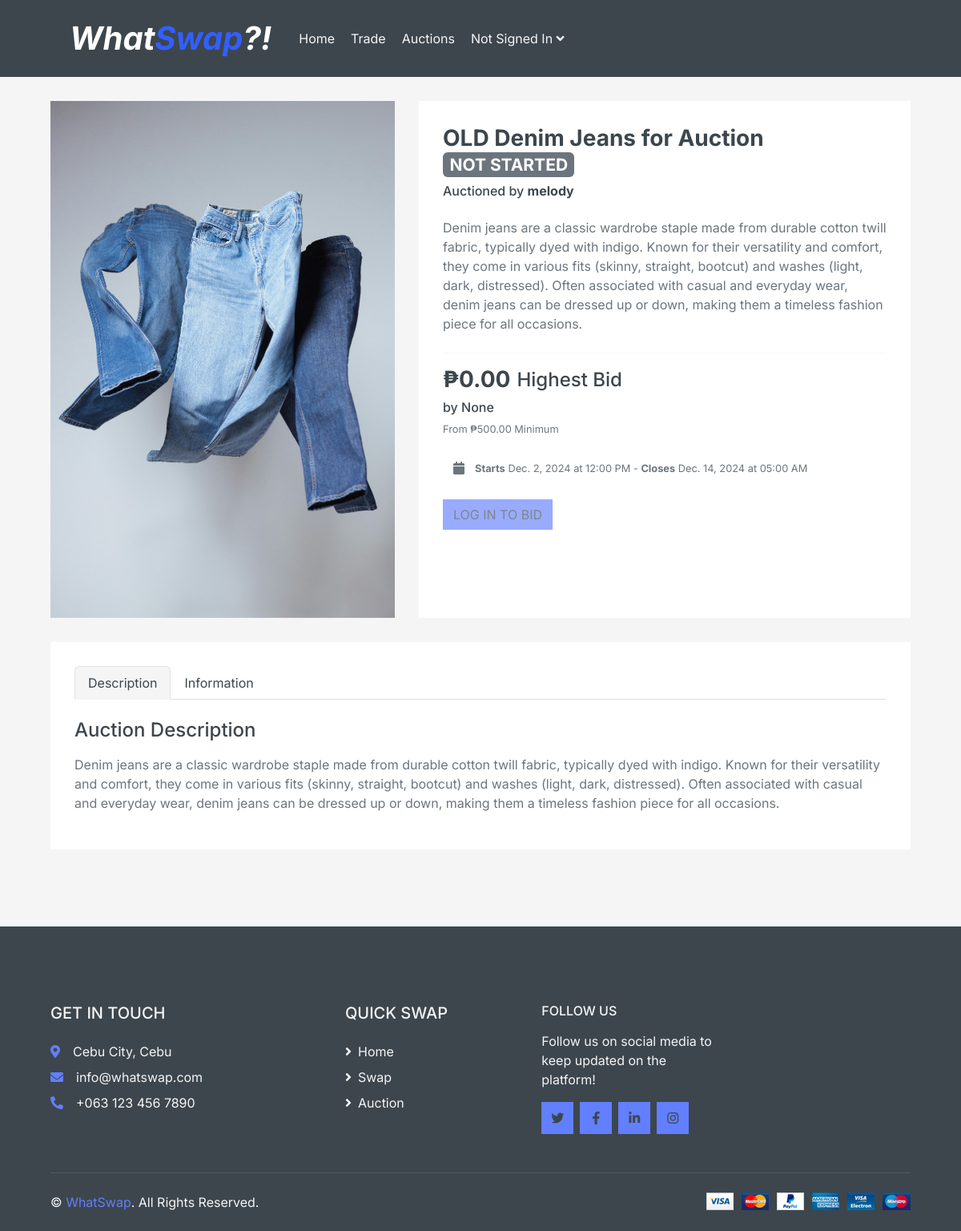
/auctions/auction_item/15/, run on an earlier commit of the app's database.
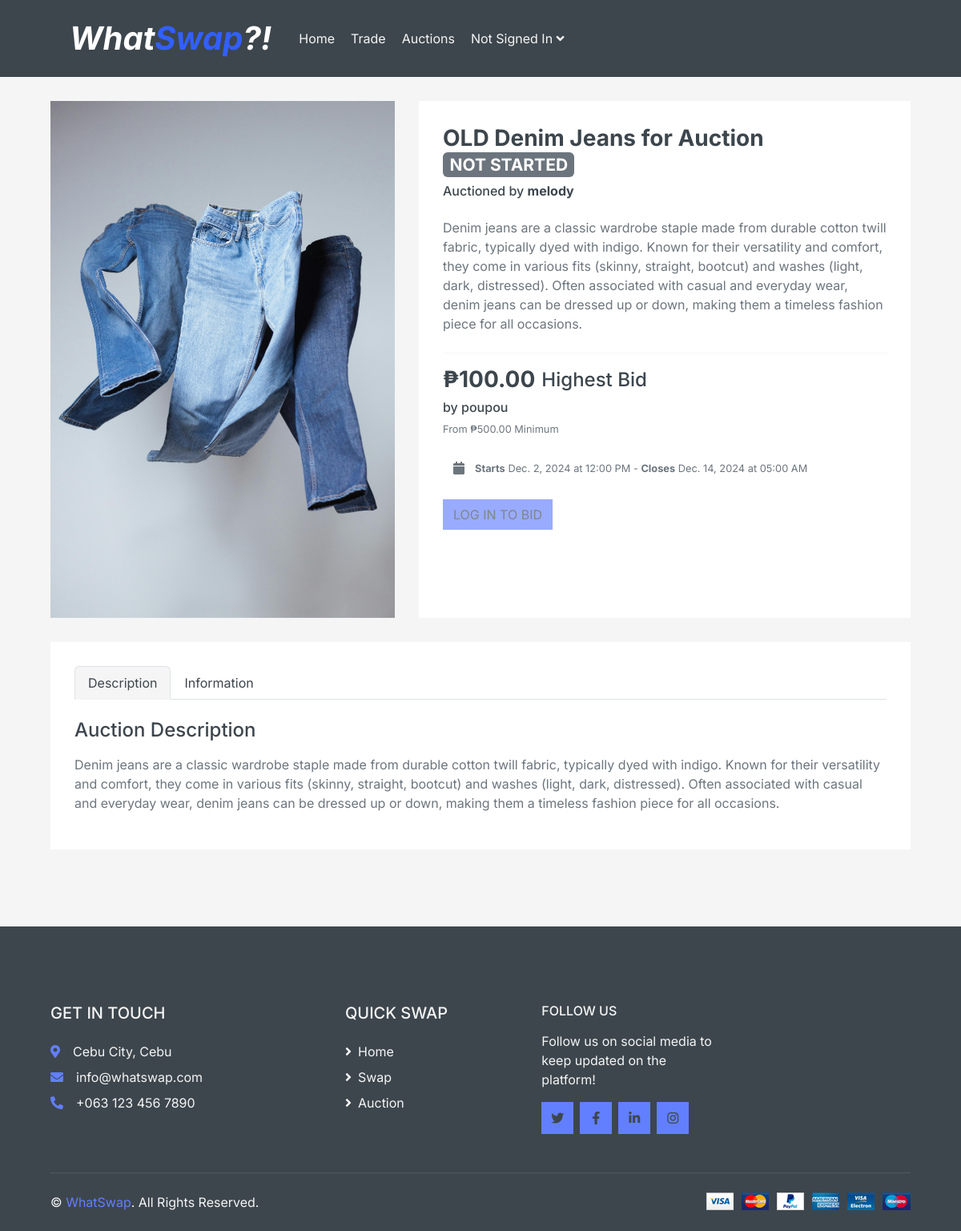
And on a later commit of the database.
### main/models.py (models this page shows, shortened)
class Auction(models.Model):
    auction_title = models.CharField(max_length = 100)
    auction_description = models.TextField(max_length = 500)
    is_deleted = models.BooleanField(default = False)
    start_date = models.DateTimeField(default = tz.now)
    end_date = models.DateTimeField(default = tz.now)
    minimum_bid = models.DecimalField(default = 0.0, max_digits = 10, decimal_places = 2)
    highest_bid = models.DecimalField(default = 0.0, max_digits = 10, decimal_places = 2)
    highest_bidder_id = models.ForeignKey(User, on_delete = models.CASCADE, null = True, blank = True)
    bid_increment = models.DecimalField(default = 1.0, max_digits = 10, decimal_places = 2)
    class AuctionStatus(models.TextChoices):
        NOT_STARTED = 'NOT STARTED'
        ONGOING = 'ONGOING'
        FINISHED = 'FINISHED'
        CANCELLED = 'CANCELLED'
    auction_status = models.CharField(
        max_length = 20,
        choices = AuctionStatus.choices,
        default = AuctionStatus.NOT_STARTED,
    )
    auction_item_id = models.ForeignKey(Item, on_delete = models.CASCADE)

class Item(models.Model):
    owner = models.ForeignKey(User, on_delete=models.CASCADE,null=True, blank = True)
    item_name = models.CharField(max_length=100)
    item_desc = models.TextField(max_length=1000)
    image_url = models.ImageField(upload_to="images/items/", default="images/default_item.jpg")
    created_at = models.DateTimeField(auto_now_add=True)

### main/views.py (the view, shortened to what this page needs)
# urls.py: path('auctions/auction_item/<int:pk>/', views.auction_item, name="trade_item"),
def auction_item(request,pk):
    auction = get_object_or_404(Auction, pk=pk)
    return render(request,"auctions/auction.html",{'auction':auction})

### templates/auctions/auction.html (shortened to what this page needs)
<head>
    <link href="https://cdn.jsdelivr.net/npm/bootstrap@5.3.3/dist/css/bootstrap.min.css" rel="stylesheet">
    {% include 'common/head.html' %}
</head>
<body>
    {% include "common/navbar.html"%}
    <div class="container-fluid pb-5">
        <div class="row px-xl-5">
            <div class="col-lg-5 mb-30">
                <div id="product-carousel" class="carousel slide" data-ride="carousel">
                    <div class="carousel-inner bg-light">
                        <div class="carousel-item active">
                            <img class="w-100 h-100" src="{{auction.auction_item_id.image_url.url}}" alt="Image">
                        </div>
                    </div>
                </div>
            </div>
            <div class="col-lg-7 h-auto mb-30">
                <div class="h-100 bg-light p-30">
                    <h3>{{auction.auction_title}}
                        {% if auction.auction_status == 'ONGOING' %} <span class="badge text-bg-success">
                        {% elif auction.auction_status == 'NOT STARTED' %} <span class="badge text-bg-secondary">
                        {% elif auction.auction_status == 'CANCELLED' %} <span class="badge text-bg-danger">
                        {% elif auction.auction_status == 'FINISHED' %} <span class="badge text-bg-dark">
                        {% endif %}
                        {{auction.auction_status}}
                    </h3>
                    <h6>Auctioned by <b>{{auction.auction_item_id.owner}}</b></h6>
                    <p class="mb-4 mt-4">
                        {{auction.auction_description}}
                    </p>
                    <hr>
                    <div class="d-flex align-items-center justify-content-left mt-2">
                        <h3 class="font-weight-semi-bold">₱{{auction.highest_bid}}</h3>
                        <h4 class="ml-2 mr-2">Highest Bid</h4>
                    </div>
                    <h6>by {{auction.highest_bidder_id}}</h6>
                    <small>From ₱{{auction.minimum_bid}} Minimum</small>
                    <div class="d-flex align-items-center justify-content-left mt-4">
                        <small><a class="btn" href=""><i class="fa fa-calendar" aria-hidden="true"></i></a></small>
                        <small><b>Starts</b> {{auction.start_date| date:'M. j, Y' }} at {{auction.start_date| date:'h:i A'}} - <b>Closes</b> {{auction.end_date| date:'M. j, Y' }} at {{auction.end_date| date:'h:i A'}}</small><br>
                    </div>
                    <br>
                    {% if user.is_authenticated %}
                        {% if request.user == auction.auction_item_id.owner %}
                            <button type="button" class="btn btn-primary" onclick="window.location.href = '/auctions/auction_update/{{auction.pk}}'">
                                EDIT AUCTION
                            </button>
                            <form method="POST">
                                {% csrf_token %}
                                <input type="hidden" name="isDeleting" value="true">
                                <button type="submit" class="btn btn-danger">
                                    DELETE AUCTION
                                </button>
                            </form>
                        {% else %}
                            <div class="d-flex align-items-center mb-4 pt-2">
                                <div class="input-group quantity mr-3" style="width: 250px;">
                                    <div class="input-group-btn">
                                        <button class="btn btn-primary btn-minus">
                                            <i class="fa fa-minus"></i>
                                        </button>
                                    </div>
                                    <input type="text" class="form-control bg-secondary border-0 text-center" value="{{ auction.highest_bid }}" step="{{ auction.bid_increment }}">
                                    <div class="input-group-btn">
                                        <button class="btn btn-primary btn-plus">
                                            <i class="fa fa-plus"></i>
                                        </button>
                                    </div>
                                </div>
                                <!-- <button class="btn btn-primary px-3"><i class="fa fa-money-bill" aria-hidden="true"></i>
                                    Bid on Item</button> -->
                                    <button type="button" class="btn btn-primary btn-lg"
                                    data-bs-toggle="modal" data-bs-target="#modalMakeBid">
                                        Bid on Item
                                    </button>
                            </div>
                        {% endif %}
                    {% else %}
                        <button type="button" class="btn btn-primary" disabled>LOG IN TO BID</button>
                    {% endif %}
                </div>
            </div>
        </div>
        <div class="row px-xl-5">
            <div class="col">
                <div class="bg-light p-30">
                    <div class="nav nav-tabs mb-4">
                        <a class="nav-item nav-link text-dark active" data-toggle="tab" href="#tab-pane-1">Description</a>
                        <a class="nav-item nav-link text-dark" data-toggle="tab" href="#tab-pane-2">Information</a>
                    </div>
                    <div class="tab-content">
                        <div class="tab-pane fade show active" id="tab-pane-1">
                            <h4 class="mb-3">Auction Description</h4>
                            <p>{{auction.auction_description}}</p>
                        </div>
                    </div>
                </div>
            </div>
        </div>
    </div>
    {% include 'common/foot.html' %}
</body>

### templates/common/head.html (shortened to what this page needs)
<link href="https://cdnjs.cloudflare.com/ajax/libs/font-awesome/5.10.0/css/all.min.css" rel="stylesheet">
{% load static %}
<link href="{% static 'lib/animate/animate.min.css' %}" rel="stylesheet">
<link href="{% static 'lib/owlcarousel/assets/owl.carousel.min.css' %}" rel="stylesheet">
<link href="{% static 'css/style.css' %}" rel="stylesheet">

### templates/common/navbar.html (shortened to what this page needs)
<div class="container-fluid bg-dark mb-30">
    <div class="row px-xl-5">
        <div class="col-lg-9">
            <nav class="navbar navbar-expand-lg bg-dark navbar-dark py-3 py-lg-0 px-0">
                <h1 class="text-white mr-6 m-4"><i><b>What<span style="color: #325FFF">Swap</span>?!</b></i></h1>
                <div class="collapse navbar-collapse justify-content-between" id="navbarCollapse">
                    <div class="navbar-nav mr-auto py-0">
                        <a href="/../" class="nav-item nav-link">Home</a>
                        <a href="/trades/" class="nav-item nav-link">Trade</a>
                        <a href="/auctions/" class="nav-item nav-link">Auctions</a>
                        {% if user.is_authenticated %}
                            <div class="nav-item dropdown">
                                <a href="#" class="nav-link dropdown-toggle" data-toggle="dropdown">{{user.username}} &nbsp&nbsp<i class="fa fa-angle-down mt-1"></i></a>
                                <div class="dropdown-menu bg-primary rounded-0 border-0 m-0">
                                    <a href="/profile/{{user.pk}}" class="dropdown-item">My Account</a>
                                    <form action="{% url 'logout' %}" method="post">
                                        {% csrf_token %}
                                        <button class="a dropdown-item" type="submit">Log Out</button>
                                      </form>
                                </div>
                            </div>
                            {% else %}
                            <div class="nav-item dropdown">
                                <a href="#" class="nav-link dropdown-toggle" data-toggle="dropdown">Not Signed In <i class="fa fa-angle-down mt-1"></i></a>
                            </div>
                            {% endif %}
                    </div>
                </div>
            </nav>
        </div>
    </div>
</div>

### templates/common/foot.html (shortened to what this page needs)
{% load static %}
<div class="container-fluid bg-dark text-secondary mt-5 pt-5">
    <div class="row px-xl-5 pt-5">
        <div class="col-lg-4 col-md-12 mb-5 pr-3 pr-xl-5">
            <h5 class="text-secondary text-uppercase mb-4">Get In Touch</h5>
            <p class="mb-2"><i class="fa fa-map-marker-alt text-primary mr-3"></i>Cebu City, Cebu</p>
            <p class="mb-2"><i class="fa fa-envelope text-primary mr-3"></i>info@whatswap.com</p>
            <p class="mb-0"><i class="fa fa-phone-alt text-primary mr-3"></i>+063 123 456 7890</p>
        </div>
        <div class="col-lg-8 col-md-12">
            <div class="row">
                <div class="col-md-4 mb-5">
                    <h5 class="text-secondary text-uppercase mb-4">Quick Swap</h5>
                    <div class="d-flex flex-column justify-content-start">
                        <a class="text-secondary mb-2" href="#"><i class="fa fa-angle-right mr-2"></i>Home</a>
                        <a class="text-secondary mb-2" href="#"><i class="fa fa-angle-right mr-2"></i>Swap</a>
                        <a class="text-secondary mb-2" href="#"><i class="fa fa-angle-right mr-2"></i>Auction</a>
                    </div>
                </div>
                <div class="col-md-4 mb-5">
                    <h6 class="text-secondary text-uppercase mb-3">Follow Us</h6>
                    <p>Follow us on social media to keep updated on the platform!</p>
                    <div class="d-flex">
                        <a class="btn btn-primary btn-square mr-2" href="#"><i class="fab fa-twitter"></i></a>
                        <a class="btn btn-primary btn-square mr-2" href="#"><i class="fab fa-facebook-f"></i></a>
                        <a class="btn btn-primary btn-square mr-2" href="#"><i class="fab fa-linkedin-in"></i></a>
                        <a class="btn btn-primary btn-square" href="#"><i class="fab fa-instagram"></i></a>
                    </div>
                </div>
            </div>
        </div>
    </div>
    <div class="row border-top mx-xl-5 py-4" style="border-color: rgba(256, 256, 256, .1) !important;">
        <div class="col-md-6 px-xl-0">
            <p class="mb-md-0 text-center text-md-left text-secondary">
                &copy; <a class="text-primary" href="#">WhatSwap</a>. All Rights Reserved.
            </p>
        </div>
        <div class="col-md-6 px-xl-0 text-center text-md-right">
            <img class="img-fluid" src="img/payments.png" alt="">
        </div>
    </div>
</div>

What changed in the data, as far as the page shows it:
changed Auction "OLD Denim Jeans for Auction": highest_bid "0.00" → "100.00"; highest_bidder_id "None" → "poupou"
